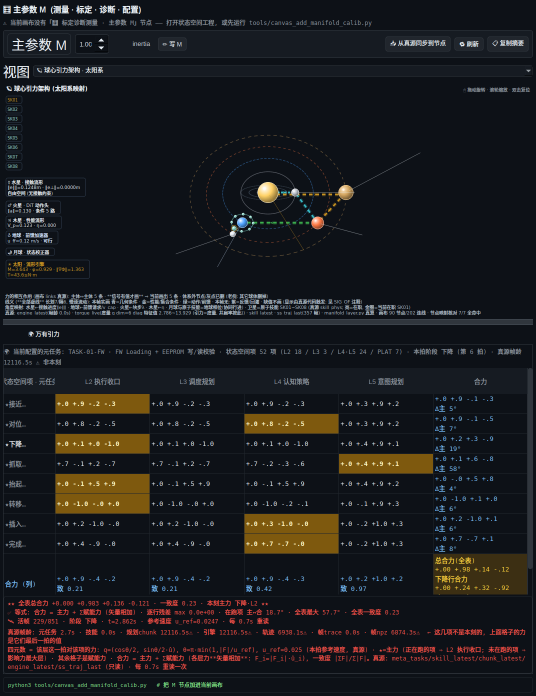
#> input picture reports/ui_shots/live_mparam_orbital.png, 1072 x 1391 px, given in place of real_yolo_perception_104.mp4, which was not available (shown at 1/2 size)
$ python probe_focus_metrics.py   (older library calls are emulated)
#> lines starting #> are read from the running program, lines starting #| are printed output that depends on the picture; after the words box and inside, x2 and y2 are one past the last pixel; in counts of white or black regions, pixels touching at a corner belong together; long printed decimals are rounded; pictures that were not available may be replaced by others from this repository, and a replacement may not be noted
#!/usr/bin/env python3
# -*- coding: utf-8 -*-
"""probe_focus_metrics.py — 指标行为探针 (2026-09-24): 选 σ 反演形式 + 运动判据阈值, 不靠猜"""
import os
import sys

import cv2
import numpy as np

ROOT = "/home/ubuntu/zmax"
sys.path.insert(0, os.path.join(ROOT, "src", "lerobot", "policies", "left_right", "state_space"))


def load(p):
    cap = cv2.VideoCapture(p); ok, fr = cap.read(); cap.release()
#> in load, fr is the input picture: shape (1391, 1072, 3); mean B, G, R 30.5, 28.2, 27.4
    return cv2.cvtColor(fr, cv2.COLOR_BGR2RGB)


def defocus(img, s):
    if s < 0.1:
        return img.copy()
    k = int(2 * int(np.ceil(3 * s)) + 1)
    return cv2.GaussianBlur(img, (k, k), float(s))


def motion(img, L, ang):
    k = np.zeros((L, L), np.float32); k[L // 2, :] = 1.0
    M = cv2.getRotationMatrix2D((L / 2 - .5, L / 2 - .5), ang, 1.0)
    k = cv2.warpAffine(k, M, (L, L)); k /= (k.sum() + 1e-9)
    return cv2.filter2D(img, -1, k)


def gray(img, frac=0.6):
#> called with frac = 0.6
    H, W = img.shape[:2]
#> H = 1391; W = 1072
    h, w = int(H * frac), int(W * frac)
#> h = 834; w = 643
    g = cv2.cvtColor(img[(H - h) // 2:(H + h) // 2, (W - w) // 2:(W + w) // 2], cv2.COLOR_RGB2GRAY)
    return g


def lapv(g):
    return float(cv2.Laplacian(g, cv2.CV_64F).var())


def hf_ratio(g, lo_frac=0.25):
#> called with lo_frac = 0.25
    n = min(min(g.shape), 256)
#> n = 256
    gs = cv2.resize(g.astype(np.float32), (n, n), interpolation=cv2.INTER_AREA)
    win = np.outer(np.hanning(n), np.hanning(n))
    F = np.abs(np.fft.fftshift(np.fft.fft2((gs - gs.mean()) * win)))
    yy, xx = np.mgrid[0:n, 0:n]; r = np.hypot(yy - n / 2., xx - n / 2.)
#> after `yy, xx = np.mgrid[0:n, 0:n]`:
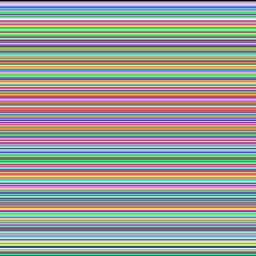
#> yy: shape (256, 256) int64; 256 distinct labels, from 0 to 255; one colour per label, 0 black
    hi = (r > lo_frac * r.max()) & (r < r.max()); lo = (~hi) & (r > 0)
#> after `hi = (r > lo_frac * r.max()) & (r < r.max())`:
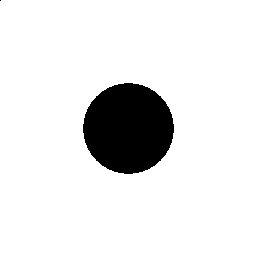
#> hi: shape (256, 256) bool; 90.2% white; 2 black regions (1 under 20 px), largest, box (x1, y1, x2, y2) and area: (83, 83, 174, 174) 6437
#> after `lo = ~hi & (r > 0)`: lo: shape (256, 256) bool; 9.8% white; 2 white regions (1 under 20 px), largest, box (x1, y1, x2, y2) and area: (83, 83, 174, 174) 6436
    return float((F[hi] ** 2).sum() / ((F[lo] ** 2).sum() + 1e-9))


def aniso_band(g, frac):
    """角度分布方向性 (在指定高频带内)"""
    n = min(min(g.shape), 192)
    gs = cv2.resize(g.astype(np.float32), (n, n), interpolation=cv2.INTER_AREA)
    win = np.outer(np.hanning(n), np.hanning(n))
    F = np.abs(np.fft.fftshift(np.fft.fft2((gs - gs.mean()) * win)))
    yy, xx = np.mgrid[0:n, 0:n]; r = np.hypot(yy - n / 2., xx - n / 2.)
    mask = r > frac * (n / 2.)
    ang = np.degrees(np.arctan2(yy - n / 2., xx - n / 2.)) % 180.
    prof = [float(F[mask & (np.abs(((ang - a + 90) % 180) - 90) < 2.)].mean()) for a in range(0, 180, 2)]
    p = np.asarray(prof, float)
    return float((np.percentile(p, 90) - np.percentile(p, 10)) / (p.mean() + 1e-9))


sharp = load(os.path.join(ROOT, "data/datasets/real_yolo_perception_104.mp4"))
g0 = gray(sharp)
lap0, hf0 = lapv(g0), hf_ratio(g0)
#> lap0 = 2553.6; hf0 = 0.313
print(f"参考帧: lap={lap0:.1f} hf={hf0:.5f}")
#| 参考帧: lap=2553.6 hf=0.3134

print("\n=== ① σ 反演: 两种形式在 σ_true 0..6px 的表现 ===")
print(f"{'σ_true':>7} {'r_lap':>9} {'σ_lap估计':>10} {'r_hf':>9} {'σ_hf估计(c=0.4)':>15}")
rows = []
for s in [0.5, 0.75, 1.0, 1.5, 2.0, 3.0, 4.0, 6.0]:
    g = gray(defocus(sharp, s))
    rl, rh = lapv(g) / lap0, hf_ratio(g) / hf0
    s_lap = 0.8 * np.sqrt(max(1.0 / np.sqrt(max(rl, 1e-9)) - 1.0, 0.0))     # 拉普拉斯比反演 (σ0=0.8px)
    s_hf = 0.4 * np.sqrt(max(1.0 / max(rh, 1e-9) - 1.0, 0.0))
    rows.append((s, rl, s_lap, rh, s_hf))
    print(f"{s:7.2f} {rl:9.4f} {s_lap:10.3f} {rh:9.4f} {s_hf:15.3f}")
#> this loop made 8 passes
#> (rl, rh, s_lap, s_hf) on passes 1 to 8: (0.39, 0.892, 0.62, 0.139), (0.0829, 0.758, 1.26, 0.226), (0.0276, 0.639, 1.79, 0.301), (0.00602, 0.433, 2.76, 0.458), (0.0023, 0.272, 3.56, 0.655), (0.000796, 0.0882, 4.69, 1.29), (0.000475, 0.0234, 5.36, 2.58), (0.000422, 0.00111, 5.52, 12.02)
#|    0.50    0.3902      0.620    0.8924           0.139
#|    0.75    0.0829      1.258    0.7577           0.226
#|    1.00    0.0276      1.792    0.6390           0.301
#|    1.50    0.0060      2.758    0.4327           0.458
#|    2.00    0.0023      3.563    0.2717           0.655
#|    3.00    0.0008      4.694    0.0882           1.286
#|    4.00    0.0005      5.360    0.0234           2.585
#|    6.00    0.0004      5.523    0.0011          12.015
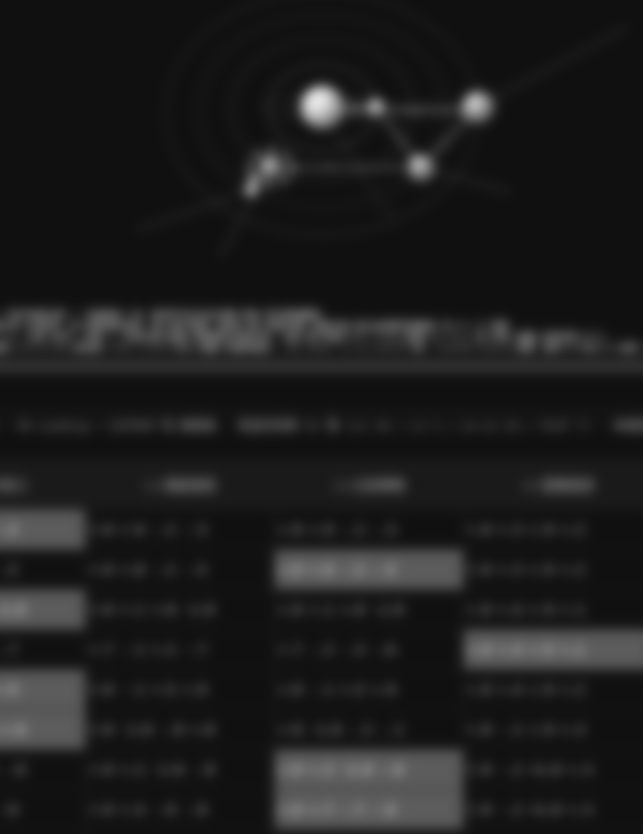
#> g: shape (834, 643); min 16, max 228, mean 29.6
#> after the loop, rows = 8 items, first 6: (0.5, 0.39, 0.62, 0.892, 0.139), (0.75, 0.0829, 1.26, 0.758, 0.226), (1, 0.0276, 1.79, 0.639, 0.301), (1.5, 0.00602, 2.76, 0.433, 0.458), (2, 0.0023, 3.56, 0.272, 0.655), (3, 0.000796, 4.69, 0.0882, 1.29)

print("\n=== ② 运动判据: 方向性 vs 运动核长 (不同频带) ===")
print(f"{'核':>10} " + " ".join(f"{lbl:>12}" for lbl in ["带>0.25rmax", "带>0.45rmax", "带>0.60rmax"]))
base = [aniso_band(g0, f) for f in (0.25, 0.45, 0.60)]
#> in aniso_band, `prof = [float(F[mask & (np.abs(((ang - a + 90) % 180) - 90) < 2.)].mea..`: prof = 90 values, max 3924.8 at index 45, min 542.2 at index 26, mean 796
#> in aniso_band, `p = np.asarray(prof, float)`: p has the same summary as prof
#> call 2 of aniso_band, with frac = 0.45
#> in aniso_band (call 2), `yy, xx = np.mgrid[0:n, 0:n]`:
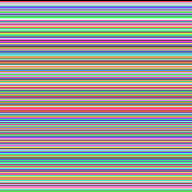
#> yy: shape (192, 192) int64; 192 distinct labels, from 0 to 191; one colour per label, 0 black
#> in aniso_band (call 2), `r = np.hypot(yy - n / 2.0, xx - n / 2.0)`:
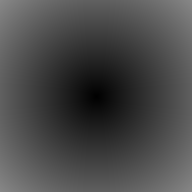
#> r: shape (192, 192) float64; min 0, max 135.8, mean 73.5
#> in aniso_band (call 2), `mask = r > frac * (n / 2.)`: mask: shape (192, 192) bool; 84.1% white; 1 black region, box (x1, y1, x2, y2) and area: (53, 53, 140, 140) 5877
#> in aniso_band (call 2), `ang = np.degrees(np.arctan2(yy - n / 2., xx - n / 2.)) % 180.`:
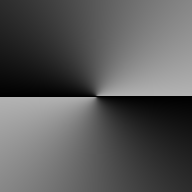
#> ang: shape (192, 192) float64; min 0, max 179.4, mean 89.5
#> in aniso_band (call 2), `prof = [float(F[mask & (np.abs(((ang - a + 90) % 180) - 90) < 2.)].mea..`: prof = 90 values, max 3206.5 at index 45, min 462.7 at index 69, mean 678.3
#> in aniso_band (call 2), `p = np.asarray(prof, float)`: p has the same summary as prof
#> in aniso_band (call 3), `mask = r > frac * (n / 2.)`: mask: shape (192, 192) bool; 71.7% white; 1 black region, box (x1, y1, x2, y2) and area: (39, 39, 154, 154) 10429
#> base = [0.464, 0.481, 0.442]
print(f"{'清晰基线':>10} " + " ".join(f"{v:12.3f}" for v in base))
#|       清晰基线        0.464        0.481        0.442
for L in (15, 21, 35, 51):
    a = [aniso_band(gray(motion(sharp, L, 30.0)), f) for f in (0.25, 0.45, 0.60)]
    r = [a[i] / (base[i] + 1e-9) for i in range(3)]
    print(f"{f'{L}px@30°':>10} " + " ".join(f"{v:12.3f}" for v in a) + "   ×基线: " + " ".join(f"{x:.2f}" for x in r))
#> this loop made 4 passes
#> (a, r) on passes 1 to 4: ([1.39, 1.55, 1.57], [2.99, 3.22, 3.56]), ([1.77, 1.94, 2.01], [3.82, 4.03, 4.55]), ([2.26, 2.16, 2.11], [4.87, 4.5, 4.78]), ([2.07, 1.81, 1.3], [4.46, 3.76, 2.93])
#|   15px@30°        1.389        1.550        1.573   ×基线: 2.99 3.22 3.56
#|   21px@30°        1.771        1.940        2.010   ×基线: 3.82 4.03 4.55
#|   35px@30°        2.262        2.164        2.113   ×基线: 4.87 4.50 4.78
#|   51px@30°        2.071        1.811        1.297   ×基线: 4.46 3.76 2.93
print("\n=== ③ 不同拖影方向 (核 35px) 在 0.45 带 ===")
for ang in (0, 30, 60, 90, 135):
    a = aniso_band(gray(motion(sharp, 35, ang)), 0.45)
    print(f"  {ang:3d}°: aniso={a:.3f} ×基线={a / (base[1] + 1e-9):.2f}")
#> this loop made 5 passes
#> a on passes 1 to 5: 1.47, 2.16, 2.11, 2.88, 1.76
#|     0°: aniso=1.467 ×基线=3.05
#|    30°: aniso=2.164 ×基线=4.50
#|    60°: aniso=2.109 ×基线=4.38
#|    90°: aniso=2.879 ×基线=5.98
#|   135°: aniso=1.758 ×基线=3.65
#> pass 1, in aniso_band (call 16), `gs = cv2.resize(g.astype(np.float32), (n, n), interpolation=cv2.INTER_..`:
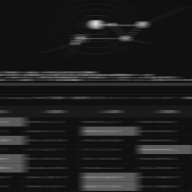
#> gs: shape (192, 192) float32; min 16, max 220.8, mean 29.6
